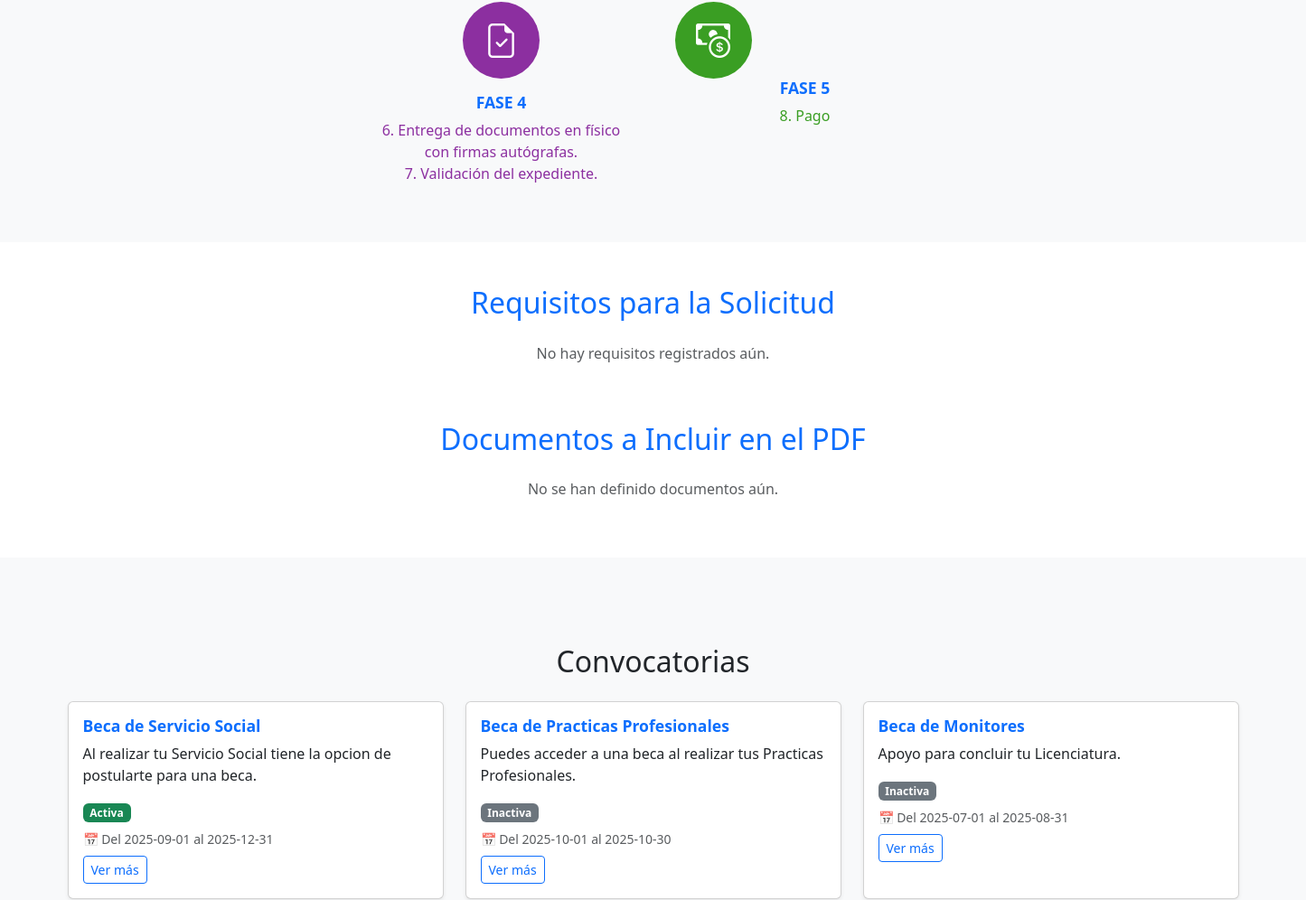
Before: / (middle part) with the older database file.
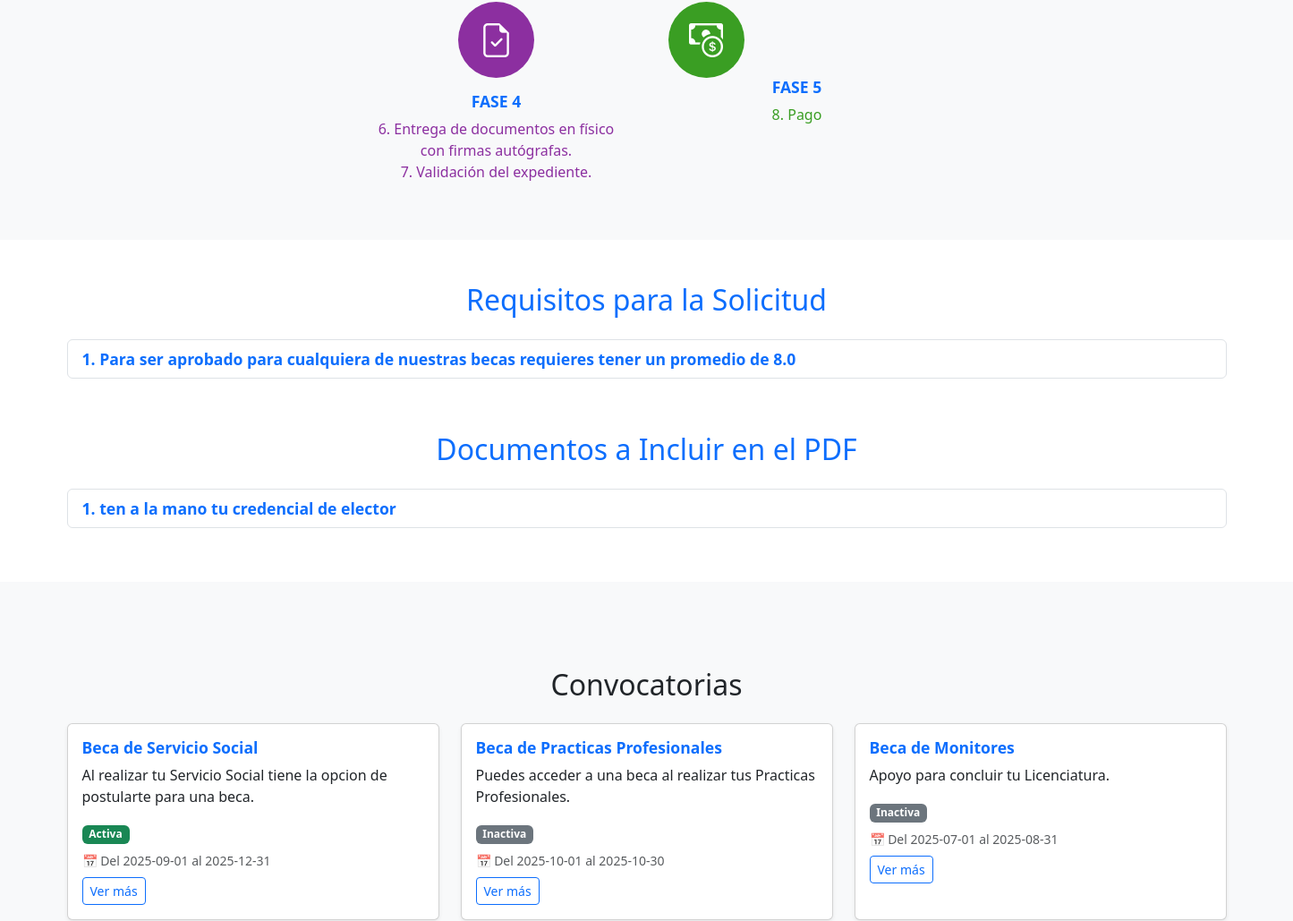
After: the same page with the newer database file.
### tables this page shows
CREATE TABLE convocatorias (
            id INTEGER PRIMARY KEY AUTOINCREMENT,
            nombre TEXT NOT NULL UNIQUE,
            descripcion TEXT,
            fecha_inicio TEXT,
            fecha_fin TEXT,
            activa INTEGER DEFAULT 0
        );

CREATE TABLE requisitos (
            id INTEGER PRIMARY KEY AUTOINCREMENT,
            contenido TEXT NOT NULL
        );

CREATE TABLE documentos (
        id INTEGER PRIMARY KEY AUTOINCREMENT,
        descripcion TEXT NOT NULL
    );

### routes/main_routes.py (the view)
@main_bp.route('/')
def index():
    conexion = sqlite3.connect('becas.db')
    cursor = conexion.cursor()
    cursor.execute("SELECT nombre, descripcion, fecha_inicio, fecha_fin FROM convocatorias")
    todas = cursor.fetchall()
    cursor.execute("SELECT contenido FROM requisitos")
    requisitos = [fila[0] for fila in cursor.fetchall()]
    cursor.execute("SELECT descripcion FROM documentos")
    documentos = [fila[0] for fila in cursor.fetchall()]
    cursor.execute("SELECT * FROM pago ORDER BY id DESC")
    pagos = cursor.fetchall()
    conexion.close()
    hoy = datetime.now().date()
    convocatorias_info = []
    for nombre, descripcion, inicio, fin in todas:
        if inicio and fin:
            inicio_dt = datetime.strptime(inicio, "%Y-%m-%d").date()
            fin_dt = datetime.strptime(fin, "%Y-%m-%d").date()
            if inicio_dt <= hoy <= fin_dt:
                estado = "Activa"
            elif hoy < inicio_dt:
                estado = "Próxima"
            else:
                estado = "Inactiva"
        else:
            estado = "Sin fechas"
        convocatorias_info.append((nombre, descripcion, inicio, fin, estado))
    return render_template(
        'index.html',
        convocatorias=convocatorias_info,
        requisitos=requisitos,
        documentos=documentos, pagos=pagos
    )

### templates/index.html (shortened to what this page needs)
<!DOCTYPE html>
<html lang="es">
<head>
  <link rel="stylesheet" href="{{ url_for('static', filename='css/style.css') }}">
  <link
    href="https://cdn.jsdelivr.net/npm/bootstrap@5.3.2/dist/css/bootstrap.min.css"
    rel="stylesheet">
    <link rel="stylesheet" href="https://cdn.jsdelivr.net/npm/bootstrap-icons@1.11.1/font/bootstrap-icons.css">
</head>
<body>
<section class="py-5" style="background:#f8f9fa;">
    <div class="container text-center">
        <div class="row g-5 justify-content-center mt-4">
            <div class="col-md-3">
                <div class="d-flex justify-content-center mb-3">
                    <div class="rounded-circle d-flex align-items-center justify-content-center"
                        style="width:85px; height:85px; background:#8c2fa0; color:white; font-size:38px;">
                        <i class="bi bi-file-earmark-check"></i>
                    </div>
                </div>
                <h4 class="fw-bold">FASE 4</h4>
                <p class="mt-2" style="color:#8c2fa0;">
                    6. Entrega de documentos en físico con firmas autógrafas.<br>
                    7. Validación del expediente.
                </p>
            </div>
            <div class="col-md-3">
                <div classύ="d-flex justify-content-center mb-3">
                    <div class="rounded-circle d-flex align-items-center justify-content-center"
                        style="width:85px; height:85px; background:#3a9e23; color:white; font-size:38px;">
                        <i class="bi bi-cash-coin"></i>
                    </div>
                </div>
                <h4 class="fw-bold">FASE 5</h4>
                <p class="mt-2" style="color:#3a9e23;">
                    8. Pago
                </p>
            </div>
        </div>
    </div>
</section>
<link rel="stylesheet" href="https://cdn.jsdelivr.net/npm/bootstrap-icons@1.11.1/font/bootstrap-icons.css">
<div class="container my-5">
  <h2 class="text-primary text-center mb-4">Requisitos para la Solicitud</h2>
  <div class="list-group">
    {% for req in requisitos %}
      <label class="list-group-item d-flex flex-column">
        <div class="fw-bold">{{ loop.index }}. {{ req }}</div>
      </label>
    {% else %}
      <p class="text-center text-muted">No hay requisitos registrados aún.</p>
    {% endfor %}
  </div>
</div>
<div class="container my-5">
  <h2 class="text-primary text-center mb-4">Documentos a Incluir en el PDF</h2>
  <div class="list-group">
    {% for doc in documentos %}
      <label class="list-group-item d-flex flex-column">
        <div class="fw-bold">{{ loop.index }}. {{ doc }}</div>
      </label>
    {% else %}
      <p class="text-center text-muted">No se han definido documentos aún.</p>
    {% endfor %}
  </div>
</div>
<section class="py-5 bg-light">
  <div class="container my-5">
    <h2 class="text-center mb-4">Convocatorias</h2>
      <div class="row">
        {% for c in convocatorias %}
          <div class="col-md-4 mb-3">
            <div class="card shadow-sm h-100">
              <div class="card-body">
                <h5 class="card-title text-primary fw-bold">{{ c[0] }}</h5>
                <p class="card-text">{{ c[1] }}</p>
                {% if c[4] == "Activa" %}
                  <span class="badge bg-success mb-2">Activa</span><br>
                  {% elif c[4] == "Próxima" %}
                    <span class="badge bg-info text-dark mb-2">Próxima</span><br>
                  {% elif c[4] == "Inactiva" %}
                    <span class="badge bg-secondary mb-2">Inactiva</span><br>
                  {% else %}
                    <span class="badge bg-warning text-dark mb-2">Sin fechas</span><br>
                {% endif %}
                {% if c[2] and c[3] %}
                  <p class="text-muted small mb-2">📅 Del {{ c[2] }} al {{ c[3] }}</p>
                {% endif %}
                <a href="{{ url_for('main.formulario') }}" class="btn btn-outline-primary btn-sm">Ver más</a>
              </div>
            </div>
          </div>
        {% endfor %}
      </div>
    </div>
</section>
</body>
</html>

### static/css/style.css (style rules this page uses)
:root { --color-primario: #003366; --color-secundario: #0056b3; --color-acento: #fcbf49; --color-fondo: #f8f9fa; --color-texto: #212529; }
body { background-color: var(--color-fondo); color: var(--color-texto); font-family: "Poppins", sans-serif; padding-top: 70px; }
.card { border: none; box-shadow: 0 3px 10px rgba(0, 0, 0, 0.1); transition: transform 0.3s; }
.card-title { color: var(--color-primario); font-weight: 600; }

### templates/index.html (style rules this page uses)
.list-group-item { border: 1px solid #dee2e6; border-radius: 0.5rem; margin-bottom: 0.75rem; transition: all 0.2s ease; }
.fw-bold { font-size: 1.1rem; color: #0d6efd; }

Changed rows visible on the page:
added requisitos: contenido "Para ser aprobado para cualquiera de nuestras becas requieres tener un promedio de 8.0"
added documentos: descripcion "ten a la mano tu credencial de elector"
Other visible differences:
text no longer shown: "No hay requisitos registrados aún. No se han definido documentos aún."
